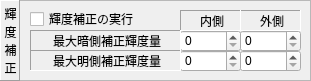
  <widget class="QFrame" name="frame_29">
   <property name="geometry">
    <rect>
     <x>10</x>
     <y>700</y>
     <width>311</width>
     <height>81</height>
    </rect>
   </property>
   <property name="frameShape">
    <enum>QFrame::Shape::StyledPanel</enum>
   </property>
   <property name="frameShadow">
    <enum>QFrame::Shadow::Sunken</enum>
   </property>
   <widget class="QLabel" name="label_93">
    <property name="geometry">
     <rect>
      <x>0</x>
      <y>0</y>
      <width>20</width>
      <height>81</height>
     </rect>
    </property>
    <property name="frameShape">
     <enum>QFrame::Shape::Panel</enum>
    </property>
    <property name="frameShadow">
     <enum>QFrame::Shadow::Raised</enum>
    </property>
    <property name="text">
     <string>輝
度
補
正</string>
    </property>
    <property name="alignment">
     <set>Qt::AlignmentFlag::AlignCenter|Qt::AlignmentFlag::AlignHCenter|Qt::AlignmentFlag::AlignLeading|Qt::AlignmentFlag::AlignLeft|Qt::AlignmentFlag::AlignVCenter</set>
    </property>
    <property name="indent">
     <number>1</number>
    </property>
   </widget>
   <widget class="QFrame" name="frame_30">
    <property name="geometry">
     <rect>
      <x>10</x>
      <y>120</y>
      <width>371</width>
      <height>101</height>
     </rect>
    </property>
    <property name="frameShape">
     <enum>QFrame::Shape::StyledPanel</enum>
    </property>
    <property name="frameShadow">
     <enum>QFrame::Shadow::Sunken</enum>
    </property>
    <widget class="QLabel" name="label_94">
     <property name="geometry">
      <rect>
       <x>0</x>
       <y>0</y>
       <width>20</width>
       <height>61</height>
      </rect>
     </property>
     <property name="frameShape">
      <enum>QFrame::Shape::Panel</enum>
     </property>
     <property name="frameShadow">
      <enum>QFrame::Shadow::Raised</enum>
     </property>
     <property name="text">
      <string>輝
度</string>
     </property>
     <property name="alignment">
      <set>Qt::AlignmentFlag::AlignCenter|Qt::AlignmentFlag::AlignHCenter|Qt::AlignmentFlag::AlignLeading|Qt::AlignmentFlag::AlignLeft|Qt::AlignmentFlag::AlignVCenter</set>
     </property>
     <property name="indent">
      <number>1</number>
     </property>
    </widget>
   </widget>
   <widget class="QSpinBox" name="EditAdjustLimitLInside">
    <property name="geometry">
     <rect>
      <x>180</x>
      <y>30</y>
      <width>61</width>
      <height>22</height>
     </rect>
    </property>
   </widget>
   <widget class="QLabel" name="label_95">
    <property name="geometry">
     <rect>
      <x>30</x>
      <y>30</y>
      <width>151</width>
      <height>21</height>
     </rect>
    </property>
    <property name="frameShape">
     <enum>QFrame::Shape::Panel</enum>
    </property>
    <property name="frameShadow">
     <enum>QFrame::Shadow::Sunken</enum>
    </property>
    <property name="text">
     <string>最大暗側補正輝度量</string>
    </property>
    <property name="alignment">
     <set>Qt::AlignmentFlag::AlignCenter|Qt::AlignmentFlag::AlignHCenter|Qt::AlignmentFlag::AlignLeading|Qt::AlignmentFlag::AlignLeft|Qt::AlignmentFlag::AlignVCenter</set>
    </property>
   </widget>
   <widget class="QSpinBox" name="EditAdjustLimitHInside">
    <property name="geometry">
     <rect>
      <x>180</x>
      <y>50</y>
      <width>61</width>
      <height>22</height>
     </rect>
    </property>
   </widget>
   <widget class="QLabel" name="label_96">
    <property name="geometry">
     <rect>
      <x>30</x>
      <y>50</y>
      <width>151</width>
      <height>21</height>
     </rect>
    </property>
    <property name="frameShape">
     <enum>QFrame::Shape::Panel</enum>
    </property>
    <property name="frameShadow">
     <enum>QFrame::Shadow::Sunken</enum>
    </property>
    <property name="text">
     <string>最大明側補正輝度量</string>
    </property>
    <property name="alignment">
     <set>Qt::AlignmentFlag::AlignCenter|Qt::AlignmentFlag::AlignHCenter|Qt::AlignmentFlag::AlignLeading|Qt::AlignmentFlag::AlignLeft|Qt::AlignmentFlag::AlignVCenter</set>
    </property>
   </widget>
   <widget class="QCheckBox" name="checkBoxAdjustMode">
    <property name="geometry">
     <rect>
      <x>30</x>
      <y>10</y>
      <width>151</width>
      <height>18</height>
     </rect>
    </property>
    <property name="text">
     <string>輝度補正の実行</string>
    </property>
   </widget>
   <widget class="QSpinBox" name="EditAdjustLimitHOutside">
    <property name="geometry">
     <rect>
      <x>240</x>
      <y>50</y>
      <width>61</width>
      <height>22</height>
     </rect>
    </property>
   </widget>
   <widget class="QSpinBox" name="EditAdjustLimitLOutside">
    <property name="geometry">
     <rect>
      <x>240</x>
      <y>30</y>
      <width>61</width>
      <height>22</height>
     </rect>
    </property>
   </widget>
   <widget class="QLabel" name="label_97">
    <property name="geometry">
     <rect>
      <x>240</x>
      <y>10</y>
      <width>61</width>
      <height>21</height>
     </rect>
    </property>
    <property name="frameShape">
     <enum>QFrame::Shape::Panel</enum>
    </property>
    <property name="frameShadow">
     <enum>QFrame::Shadow::Sunken</enum>
    </property>
    <property name="text">
     <string>外側</string>
    </property>
    <property name="alignment">
     <set>Qt::AlignmentFlag::AlignCenter|Qt::AlignmentFlag::AlignHCenter|Qt::AlignmentFlag::AlignLeading|Qt::AlignmentFlag::AlignLeft|Qt::AlignmentFlag::AlignVCenter</set>
    </property>
   </widget>
   <widget class="QLabel" name="label_98">
    <property name="geometry">
     <rect>
      <x>180</x>
      <y>10</y>
      <width>61</width>
      <height>21</height>
     </rect>
    </property>
    <property name="frameShape">
     <enum>QFrame::Shape::Panel</enum>
    </property>
    <property name="frameShadow">
     <enum>QFrame::Shadow::Sunken</enum>
    </property>
    <property name="text">
     <string>内側</string>
    </property>
    <property name="alignment">
     <set>Qt::AlignmentFlag::AlignCenter|Qt::AlignmentFlag::AlignHCenter|Qt::AlignmentFlag::AlignLeading|Qt::AlignmentFlag::AlignLeft|Qt::AlignmentFlag::AlignVCenter</set>
    </property>
   </widget>
  </widget>
